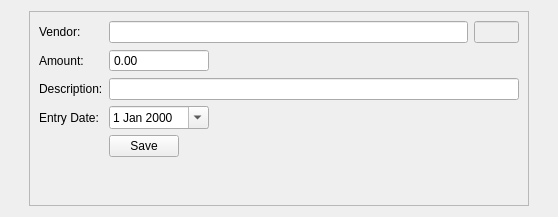
<?xml version="1.0" encoding="UTF-8"?>
<ui version="4.0">
 <class>AddVendorPayment</class>
 <widget class="QWidget" name="AddVendorPayment">
  <property name="geometry">
   <rect>
    <x>0</x>
    <y>0</y>
    <width>558</width>
    <height>217</height>
   </rect>
  </property>
  <property name="windowTitle">
   <string>Form</string>
  </property>
  <layout class="QGridLayout" name="gridLayout">
   <item row="0" column="0">
    <widget class="QFrame" name="frame">
     <property name="maximumSize">
      <size>
       <width>500</width>
       <height>16777215</height>
      </size>
     </property>
     <property name="frameShape">
      <enum>QFrame::StyledPanel</enum>
     </property>
     <property name="frameShadow">
      <enum>QFrame::Raised</enum>
     </property>
     <layout class="QFormLayout" name="formLayout">
      <item row="0" column="0">
       <widget class="QLabel" name="label">
        <property name="text">
         <string>Vendor:</string>
        </property>
       </widget>
      </item>
      <item row="0" column="1">
       <layout class="QHBoxLayout" name="horizontalLayout">
        <item>
         <widget class="QLineEdit" name="vendorname"/>
        </item>
        <item>
         <widget class="QLineEdit" name="vendorid">
          <property name="enabled">
           <bool>false</bool>
          </property>
          <property name="maximumSize">
           <size>
            <width>45</width>
            <height>16777215</height>
           </size>
          </property>
         </widget>
        </item>
       </layout>
      </item>
      <item row="1" column="0">
       <widget class="QLabel" name="label_2">
        <property name="text">
         <string>Amount:</string>
        </property>
       </widget>
      </item>
      <item row="1" column="1">
       <widget class="QDoubleSpinBox" name="amount">
        <property name="maximumSize">
         <size>
          <width>100</width>
          <height>16777215</height>
         </size>
        </property>
        <property name="buttonSymbols">
         <enum>QAbstractSpinBox::NoButtons</enum>
        </property>
        <property name="maximum">
         <double>99999999999.000000000000000</double>
        </property>
       </widget>
      </item>
      <item row="2" column="0">
       <widget class="QLabel" name="label_3">
        <property name="text">
         <string>Description:</string>
        </property>
       </widget>
      </item>
      <item row="2" column="1">
       <widget class="QLineEdit" name="description"/>
      </item>
      <item row="3" column="0">
       <widget class="QLabel" name="label_4">
        <property name="text">
         <string>Entry Date:</string>
        </property>
       </widget>
      </item>
      <item row="3" column="1">
       <widget class="QDateEdit" name="entrydate">
        <property name="maximumSize">
         <size>
          <width>100</width>
          <height>16777215</height>
         </size>
        </property>
        <property name="calendarPopup">
         <bool>true</bool>
        </property>
       </widget>
      </item>
      <item row="4" column="1">
       <widget class="QPushButton" name="btn_save">
        <property name="maximumSize">
         <size>
          <width>70</width>
          <height>16777215</height>
         </size>
        </property>
        <property name="text">
         <string>Save</string>
        </property>
       </widget>
      </item>
     </layout>
    </widget>
   </item>
  </layout>
 </widget>
 <resources/>
 <connections/>
</ui>
